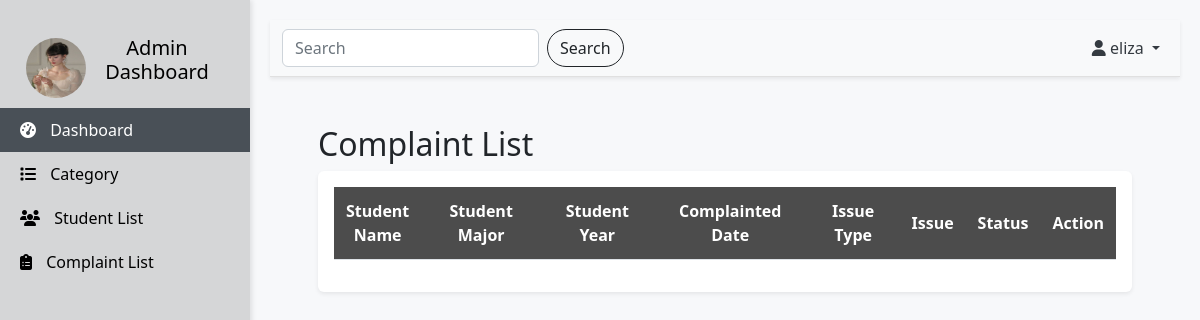
/viewComplaints (signed in), run on an earlier commit of the app's database.
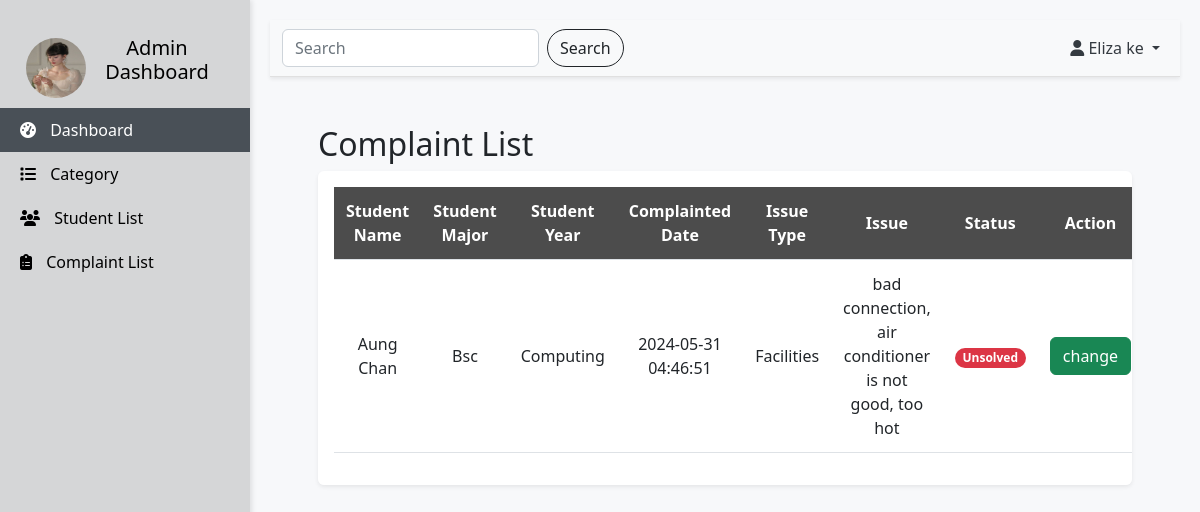
And on a later commit of the database.
### website/models.py (models this page shows)
class Student(db.Model):
    id = db.Column(db.Integer, primary_key=True)
    student_name = db.Column(db.String(255), nullable=False)
    student_email = db.Column(db.String(255), nullable=False)
    student_password = db.Column(db.String(255), nullable=False)
    student_image = db.Column(db.String(255), nullable=False)
    student_year = db.Column(db.String(255), nullable=False)
    student_major = db.Column(db.String(255), nullable=False)
    student_phone = db.Column(db.String(255), nullable=False)
    complaints = db.relationship('Complaints')

class Complaints(db.Model):
    id = db.Column(db.Integer, primary_key=True)
    complaint_letter = db.Column(db.Text, nullable=False)
    created_date = db.Column(db.DateTime(timezone=True), default=func.now())
    status = db.Column(db.String(255), nullable=False)
    student_id = db.Column(db.Integer, db.ForeignKey("student.id"))
    category_id = db.Column(db.Integer, db.ForeignKey("category.id"))

class Category(db.Model):
    id = db.Column(db.Integer, primary_key=True)
    cat_name = db.Column(db.String(255), nullable=False)
    cat_description = db.Column(db.String(255), nullable=False)
    cat_image = db.Column(db.String(255), nullable=False)
    complaints = db.relationship('Complaints')

### app.py (the view)
@app.route('/viewComplaints', methods=['GET', 'POST'])
def viewComplaints():
    if 'admin_id' not in session:
        return redirect(url_for('SignIn'))
    else:
        return viewcomplaints()

### website/adminfeatures.py (called while the page is built)
def viewcomplaints():
    complaints = Complaints.query.all()
    allstudents = Student.query.all()
    allcategories = Category.query.all()
    students = {student.id: {'name': student.student_name, 'year': student.student_year, 'major': student.student_major} for student in allstudents}
    categories = {category.id: category.cat_name for category in allcategories}
    return render_template("admincomplaint.html", complaints=complaints, students=students, categories=categories)

### website/templates/admincomplaint.html (shortened to what this page needs)
{% extends "adminlayout.html" %} {% block title %}Complaint Page{% endblock%}
{% block content %}
<h2 class="mt-4">Complaint List</h2>
<div class="shadow-sm p-3 mb-5 rounded table-responsive">
  <table class="table align-middle">
      <thead>
          <tr>
            <th>Student Name</th>
            <th>Student Major</th>
            <th>Student Year</th>
            <th>Complainted Date</th>
            <th>Issue Type</th>
            <th>Issue</th>
            <th>Status</th>
            <th>Action</th>
          </tr>
      </thead>
      <tbody>
        <tr>
          {% for complaint in complaints: %}
          <tr>
            <td>{{ students[complaint.student_id]['name'] }}</td>
            <td>{{ students[complaint.student_id]['year']}}</td>
            <td>{{ students[complaint.student_id]['major']}}</td>
            <td>{{ complaint.created_date }}</td>
            <td>{{ categories[complaint.category_id] }}</td>
            <td>{{ complaint.complaint_letter}}</td>
            <td>
              <small {% if complaint.status== 'Unsolved' %} class="badge text-bg-danger rounded-5"
              {% elif complaint.status== 'Pending' %} class="badge text-bg-warning rounded-5"
              {% elif complaint.status== 'Completed' %} class="badge text-bg-success rounded-5" {% endif %}>
              {{ complaint.status }}
              </small>
          </td>
            <td><a class="btn btn-success" onclick="changeState({{complaint.id}})">change</a></td>
          </tr>
          {% endfor %}
        </tr>
      </tbody>
  </table>
</div>
{% endblock %}

What changed in the data, as far as the page shows it:
added Complaints: created_date "2024-05-31 04:46:51", complaint_letter "bad connection, air conditioner is not good, too hot", status "Unsolved"
now on this page (row edited): Student: student_name "Aung Chan", student_year "Bsc", student_major "Computing"
now on this page (row edited): Category: cat_name "Facilities"
Also different on the page:
{{ session.get('admin')['admin_name'] }}: "eliza" → "Eliza ke"
